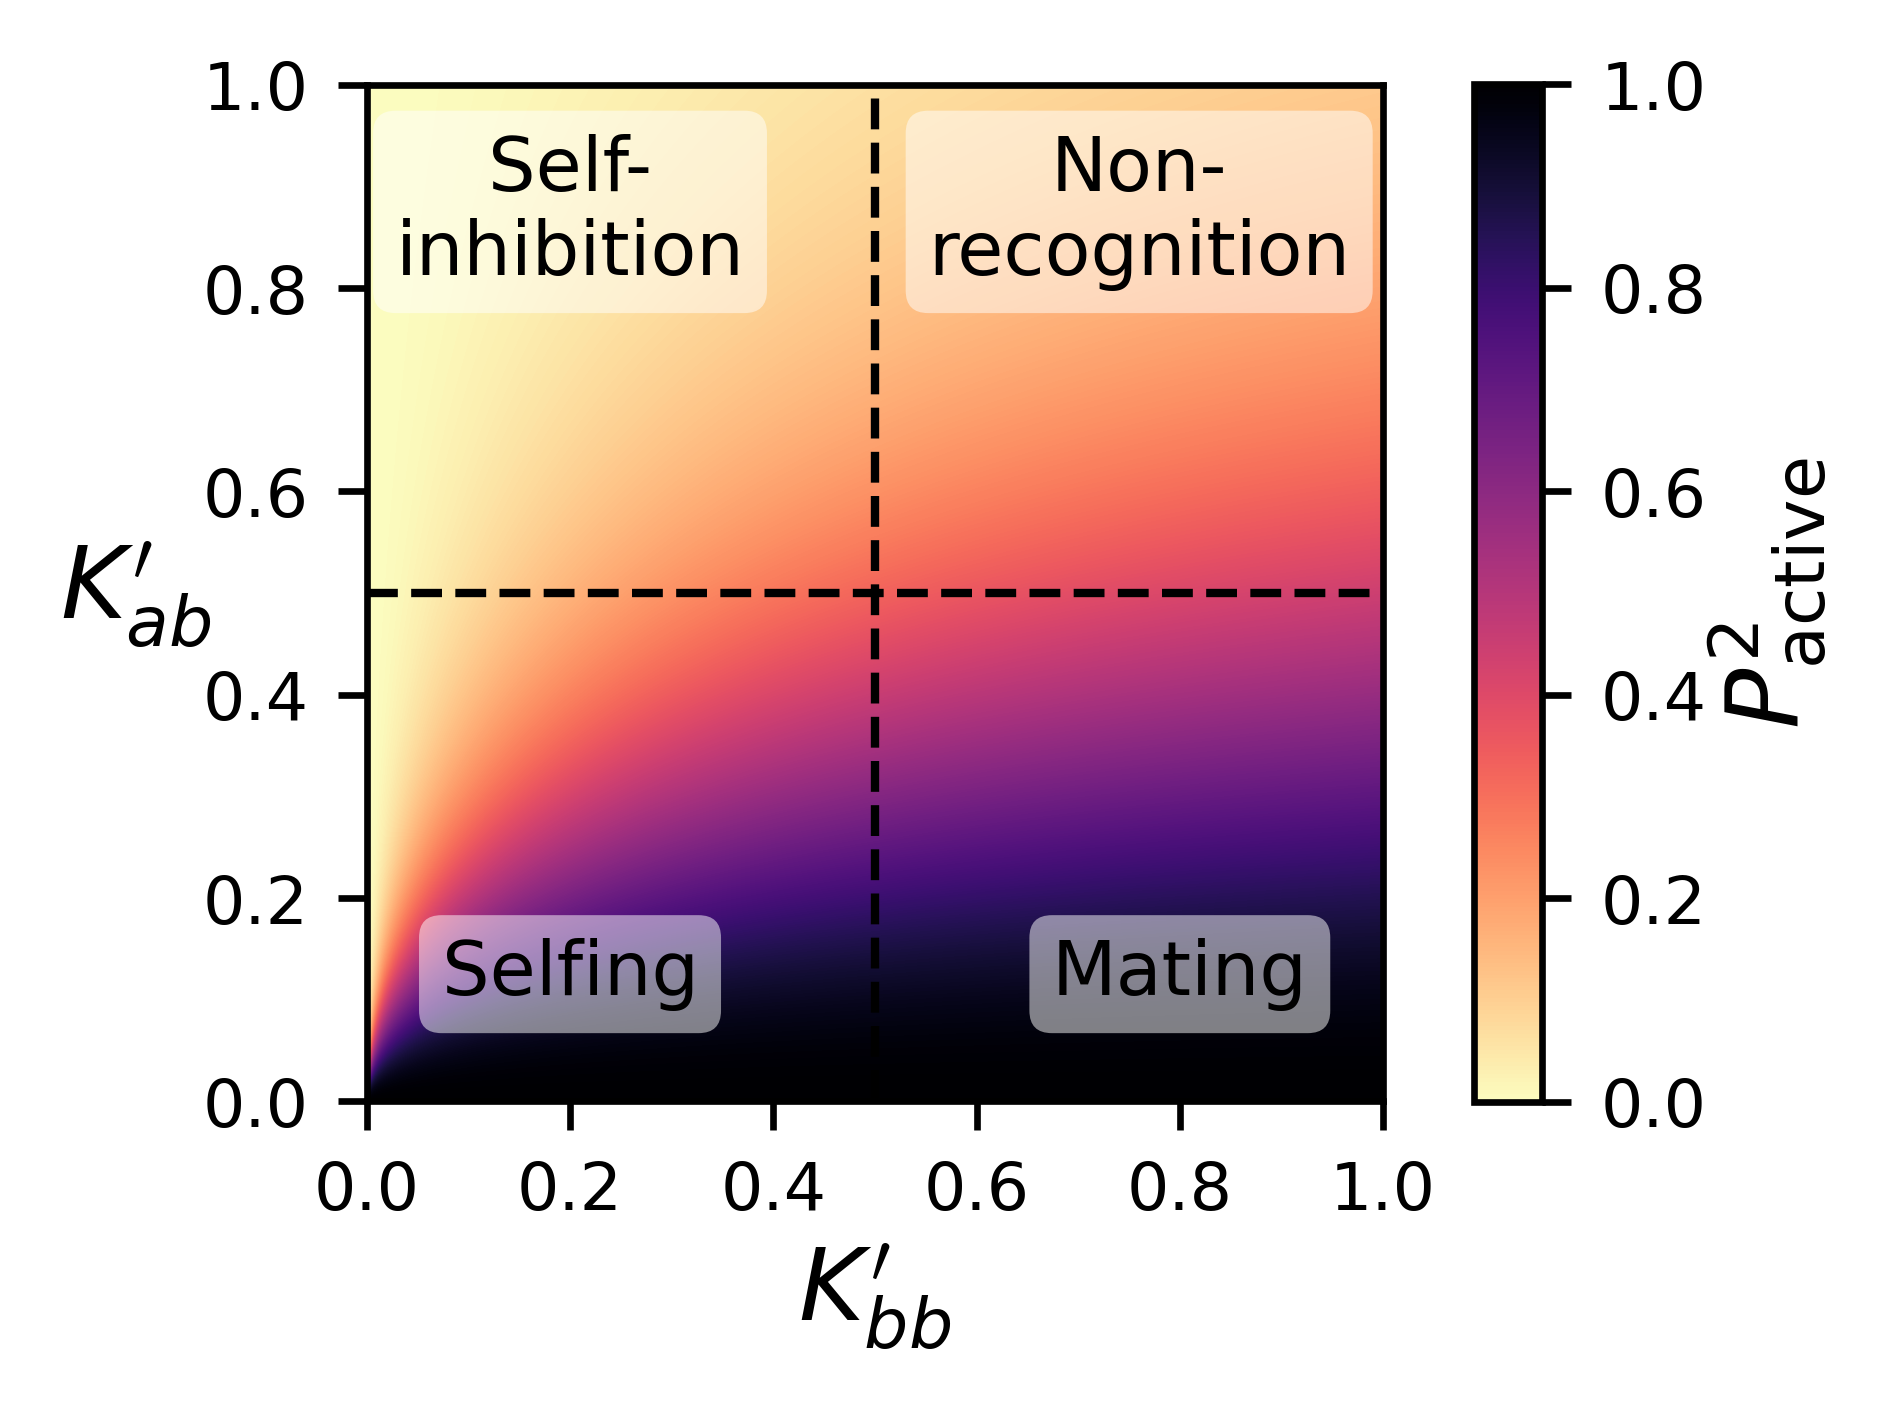

The Python source for this figure:
import numpy as np
import matplotlib.pyplot as plt
from matplotlib.patches import Rectangle

B = 0
A_B = 1
epsilon = 1e-10
mesh_size = 2000
x = np.linspace(epsilon, 1, mesh_size)
y = np.linspace(epsilon, 1, mesh_size)
X, Y = np.meshgrid(x, y)
numerator = (B/Y) + (A_B / Y**2)
denominator = (B/Y) + (A_B / Y**2) + 1 + (B + A_B) / X
P_bound = (numerator / denominator)**2
P_bound = np.clip(P_bound, 0, 1)
fig, ax = plt.subplots(figsize=(3.2, 3.2), dpi=300)
im = ax.imshow(P_bound, cmap='magma_r', origin='lower', extent=[0, 1, 0, 1], aspect='equal')
ax.set_xlabel(r"$K_{bb}'$", fontsize=12, labelpad=2)
ax.set_ylabel(r"$K_{ab}'$", rotation=0, fontsize=12, labelpad=8, va="center")
ax.set_xlim(0, 1)
ax.set_ylim(0, 1)
ax.set_xticks([0, 0.2, 0.4, 0.6, 0.8, 1])
ax.set_yticks([0, 0.2, 0.4, 0.6, 0.8, 1])
ax.tick_params(axis='both', which='major', labelsize=8)
ax.axhline(y=0.5, color='black', linestyle='--', linewidth=1)
ax.axvline(x=0.5, color='black', linestyle='--', linewidth=1)

def text_box(ax, x, y, text, fontsize=9):
    bbox_props = dict(boxstyle="round,pad=0.3", fc="white", ec="none", alpha=0.5)
    ax.text(x, y, text, ha='center', va='center', fontsize=fontsize, bbox=bbox_props, zorder=5)

text_box(ax, 0.2, 0.875, 'Self-\ninhibition')
text_box(ax, 0.8, 0.125, 'Mating')
text_box(ax, 0.2, 0.125, 'Selfing')
text_box(ax, 0.76, 0.875, 'Non-\nrecognition')
cbar = fig.colorbar(im, ax=ax, shrink=0.62, aspect=15, pad=0.07)
cbar.ax.tick_params(labelsize=8)
cbar.set_ticks([0, 0.2, 0.4, 0.6, 0.8, 1.0])
cbar.set_label('$P^{\mathregular{2}}_{\mathrm{active}}$', fontsize=12, rotation=90, labelpad=0)
plt.tight_layout()
plt.savefig("Fig5B.pdf", format='pdf', dpi=300, bbox_inches='tight', pad_inches=0)
plt.savefig("Fig5B.png", format='png', dpi=600, bbox_inches='tight')
plt.close(fig)
